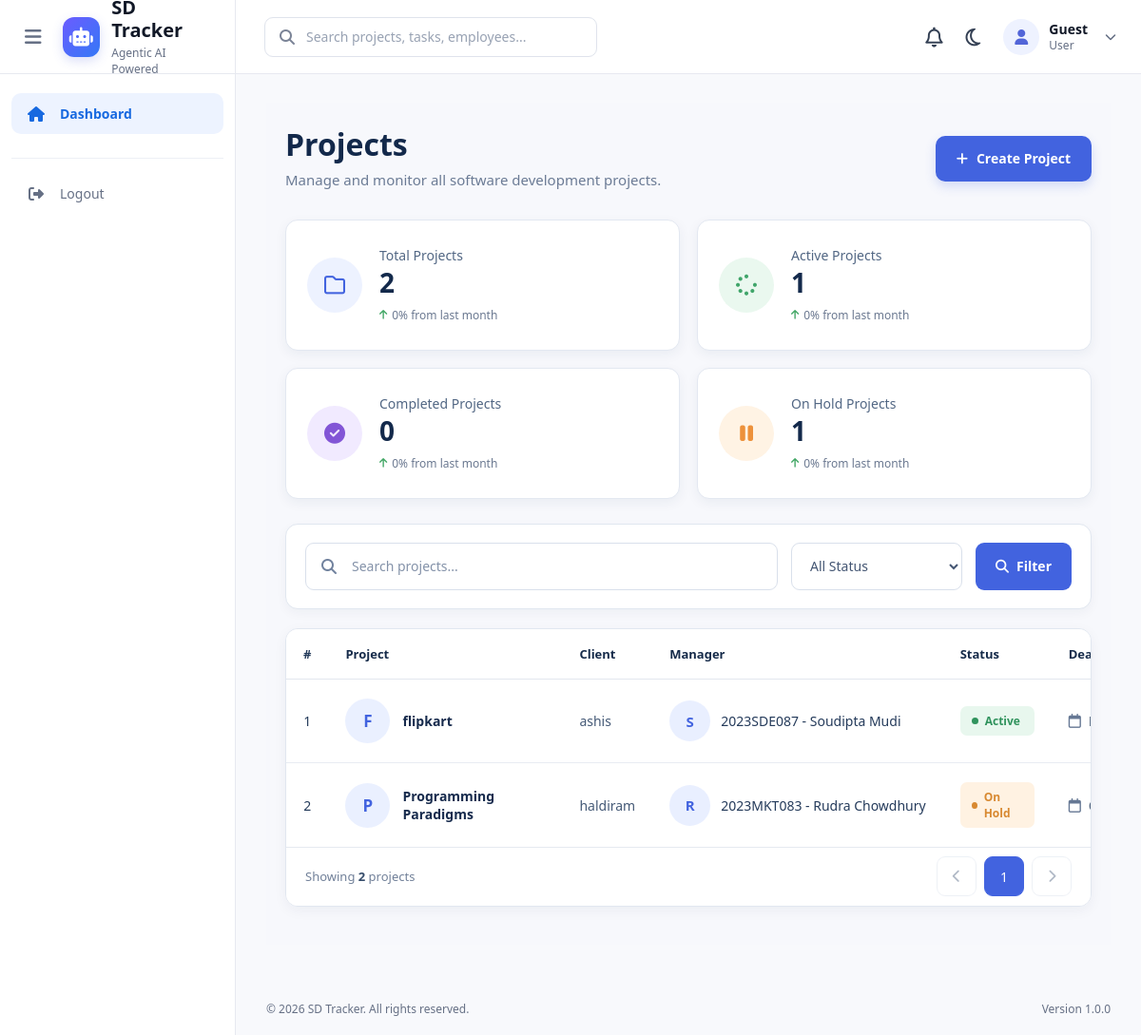
The page /projects/ on the database as committed earlier.
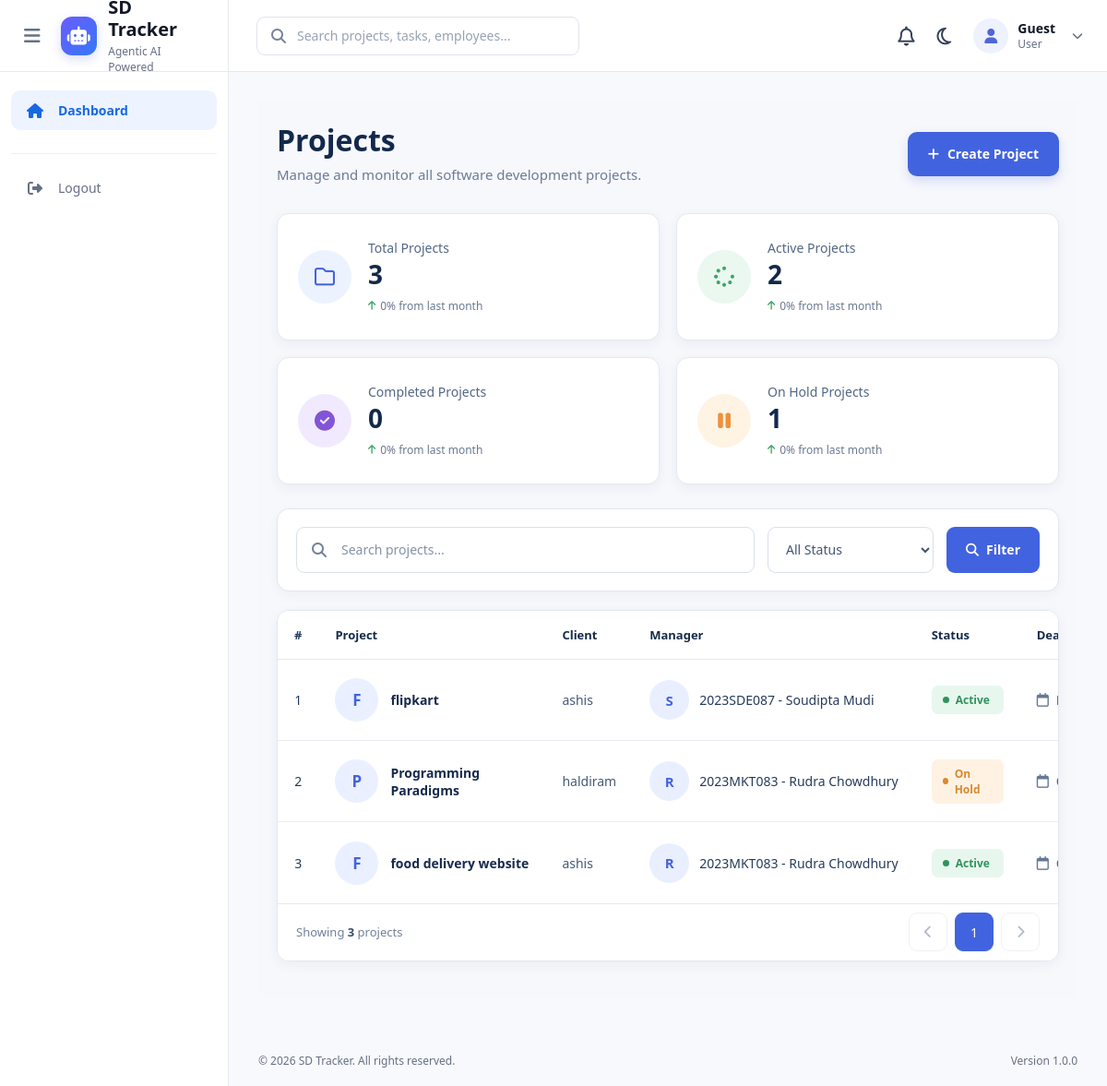
The same page on the database as committed later.
### projects/models.py (models this page shows, shortened)
class Project(models.Model):
    STATUS_CHOICES = (
        ("planning", "Planning"),
        ("active", "Active"),
        ("on_hold", "On Hold"),
        ("completed", "Completed"),
        ("cancelled", "Cancelled"),
    )
    name = models.CharField(
        max_length=200
    )
    description = models.TextField(
        blank=True
    )
    client_name = models.CharField(
        max_length=150
    )
    start_date = models.DateField()
    deadline = models.DateField()
    status = models.CharField(
        max_length=20,
        choices=STATUS_CHOICES,
        default="planning"
    )
    manager = models.ForeignKey(
        Employee,
        on_delete=models.SET_NULL,
        null=True,
        related_name="managed_projects"
    )
    progress = models.PositiveIntegerField(
        default=0,
        validators=[MaxValueValidator(100)]
    )
    teams = models.ManyToManyField(
        Team,
        related_name="projects",
        blank=True
    )

### employees/models.py (models this page shows)
class Employee(models.Model):
    STATUS_CHOICES = (
        ("active", "Active"),
        ("on_leave", "On Leave"),
        ("inactive", "Inactive"),
    )
    user = models.OneToOneField(
        User,
        on_delete=models.CASCADE,
        related_name="employee"
    )
    employee_id = models.CharField(
        max_length=20,
        unique=True
    )
    designation = models.CharField(
        max_length=100
    )
    department = models.CharField(
        max_length=100
    )
    skills = models.TextField(
        blank=True
    )
    joining_date = models.DateField()
    status = models.CharField(
        max_length=20,
        choices=STATUS_CHOICES,
        default="active"
    )
    def __str__(self):
        return f"{self.employee_id} - {self.user.get_full_name()}"

### projects/views.py (the view)
# urls.py: path("",views.project_list,name="project_list"),
def project_list(request):
    projects = Project.objects.all()
    search_query = request.GET.get("search")
    if search_query:
        projects = projects.filter(
            Q(name__icontains=search_query) |
            Q(client_name__icontains=search_query)
        )
    status = request.GET.get("status")
    if status:
        projects = projects.filter(
            status=status
        )
    total_projects = Project.objects.count()
    active_projects = Project.objects.filter(
        status="active"
    ).count()
    completed_projects = Project.objects.filter(
        status="completed"
    ).count()
    on_hold_projects = Project.objects.filter(
        status="on_hold"
    ).count()
    context = {
        "projects": projects,
        "total_projects": total_projects,
        "active_projects": active_projects,
        "completed_projects": completed_projects,
        "on_hold_projects": on_hold_projects,
        "status_choices": Project.STATUS_CHOICES,
    }
    return render(
        request,
        "projects/project_list.html",
        context
    )

### projects/templates/projects/project_list.html (shortened to what this page needs)
{% extends "base.html" %}
{% load static %}
{% block extra_css %}
<link rel="stylesheet" href="{% static 'css/projects/project_list.css' %}">
{% endblock %}
{% block content %}
<div class="projects-page">
    <div class="page-header">
        <div>
            <h1>Projects</h1>
            <p>Manage and monitor all software development projects.</p>
        </div>
        <a href="{% url 'project_create' %}" class="create-button">
            <i class="fa-solid fa-plus"></i>
            Create Project
        </a>
    </div>
    <div class="stats-grid">
        <div class="stat-card">
            <div class="stat-icon stat-blue">
                <i class="fa-regular fa-folder"></i>
            </div>
            <div class="stat-content">
                <p>Total Projects</p>
                <h2>{{ total_projects }}</h2>
                <span class="stat-growth">
                    <i class="fa-solid fa-arrow-up"></i>
                    0% from last month
                </span>
            </div>
        </div>
        <div class="stat-card">
            <div class="stat-icon stat-green">
                <i class="fa-solid fa-spinner"></i>
            </div>
            <div class="stat-content">
                <p>Active Projects</p>
                <h2>{{ active_projects }}</h2>
                <span class="stat-growth">
                    <i class="fa-solid fa-arrow-up"></i>
                    0% from last month
                </span>
            </div>
        </div>
        <div class="stat-card">
            <div class="stat-icon stat-purple">
                <i class="fa-solid fa-circle-check"></i>
            </div>
            <div class="stat-content">
                <p>Completed Projects</p>
                <h2>{{ completed_projects }}</h2>
                <span class="stat-growth">
                    <i class="fa-solid fa-arrow-up"></i>
                    0% from last month
                </span>
            </div>
        </div>
        <div class="stat-card">
            <div class="stat-icon stat-orange">
                <i class="fa-solid fa-pause"></i>
            </div>
            <div class="stat-content">
                <p>On Hold Projects</p>
                <h2>{{ on_hold_projects }}</h2>
                <span class="stat-growth">
                    <i class="fa-solid fa-arrow-up"></i>
                    0% from last month
                </span>
            </div>
        </div>
    </div>
    <form method="GET" class="project-filter">
        <div class="search-box">
            <input
                type="text"
                name="search"
                placeholder="Search projects..."
                value="{{ request.GET.search|default:'' }}"
            >
        </div>
        <select name="status">
            <option value="">
                All Status
            </option>
        </select>
        <button type="submit">
            <i class="fa-solid fa-magnifying-glass"></i>
            Filter
        </button>
    </form>
    <div class="table-card">
        <table>
            <thead>
                <tr>
                    <th class="number-column">
                        #
                    </th>
                    <th>
                        Project
                    </th>
                    <th>
                        Client
                    </th>
                    <th>
                        Manager
                    </th>
                    <th>
                        Status
                    </th>
                    <th>
                        Deadline
                    </th>
                </tr>
            </thead>
            <tbody>
                {% for project in projects %}
                <tr>
                    <td class="number-column">
                        {{ forloop.counter }}
                    </td>
                    <td>
                        <div class="project-info">
                            <div class="project-avatar">
                                {{ project.name|first|upper }}
                            </div>
                            <div>
                                <a
                                    href="{% url 'project_detail' project.id %}"
                                    class="project-name"
                                >
                                    {{ project.name }}
                                </a>
                            </div>
                        </div>
                    </td>
                    <td>
                        <span class="client-name">
                            {{ project.client_name }}
                        </span>
                    </td>
                    <td>
                        {% if project.manager %}
                            <div class="manager-info">
                                <div class="manager-avatar">
                                    {{ project.manager.user.first_name|first|upper }}
                                </div>
                                <span>
                                    {{ project.manager }}
                                </span>
                            </div>
                        {% else %}
                            <span class="no-manager">
                                No Manager Assigned
                            </span>
                        {% endif %}
                    </td>
                    <td>
                        <span class="status {{ project.status }}">
                            <span class="status-dot"></span>
                            {{ project.get_status_display }}
                        </span>
                    </td>
                    <td>
                        <div class="deadline-info">
                            <i class="fa-regular fa-calendar"></i>
                        </div>
                    </td>
                </tr>
                {% endfor %}
            </tbody>
        </table>
        <div class="table-footer">
            <div class="showing-count">
                Showing
                <strong>{{ projects|length }}</strong>
                projects
            </div>
            <div class="pagination">
                <button
                    type="button"
                    class="pagination-btn"
                    disabled
                >
                    <i class="fa-solid fa-chevron-left"></i>
                </button>
                <button
                    type="button"
                    class="pagination-btn active"
                >
                    1
                </button>
                <button
                    type="button"
                    class="pagination-btn"
                    disabled
                >
                    <i class="fa-solid fa-chevron-right"></i>
                </button>
            </div>
        </div>
    </div>
</div>
{% endblock %}

### templates/base.html (shortened to what this page needs)
{% load static %}
<!DOCTYPE html>
<html lang="en">
<head>
    <link rel="stylesheet" href="{% static 'css/style.css' %}">
    <link
        rel="stylesheet"
        href="https://cdnjs.cloudflare.com/ajax/libs/font-awesome/6.5.2/css/all.min.css"
    >
    {% block extra_css %}{% endblock %}
</head>
<body>
<header class="top-navbar">
    <div class="navbar-left">
        <button
            type="button"
            class="sidebar-toggle"
            id="sidebarToggle"
        >
            <i class="fa-solid fa-bars"></i>
        </button>
        <a href="#" class="logo-section">
            <div class="logo">
                <i class="fa-solid fa-robot"></i>
            </div>
            <div class="logo-text">
                <h2>SD Tracker</h2>
                <span>
                    Agentic AI Powered
                </span>
            </div>
        </a>
    </div>
    <div class="navbar-search">
        <i class="fa-solid fa-magnifying-glass"></i>
        <input
            type="text"
            placeholder="Search projects, tasks, employees..."
        >
    </div>
    <div class="navbar-right">
        <a href="#" class="notification-icon">
            <i class="fa-regular fa-bell"></i>
        </a>
        <button
            type="button"
            class="theme-button"
            id="themeToggle"
        >
            <i class="fa-regular fa-moon"></i>
        </button>
        <div class="user-menu">
            <div class="user-avatar">
                {% if request.user.is_authenticated %}
                    {% if request.user.profile.image %}
                        <img
                            src="{{ request.user.profile.image.url }}"
                            alt="Profile"
                        >
                    {% else %}
                        <i class="fa-solid fa-user"></i>
                    {% endif %}
                {% else %}
                    <i class="fa-solid fa-user"></i>
                {% endif %}
            </div>
            <div class="user-details">
                {% if request.user.is_authenticated %}
                    <strong>
                        {{ request.user.get_full_name|default:request.user.username }}
                    </strong>
                    <span>
                        {{ request.user.profile.get_role_display|default:"User" }}
                    </span>
                {% else %}
                    <strong>
                        Guest
                    </strong>
                    <span>
                        User
                    </span>
                {% endif %}
            </div>
            <i class="fa-solid fa-chevron-down user-arrow"></i>
        </div>
    </div>
</header>
<div class="app-layout">
    <aside class="sidebar" id="sidebar">
        <a
            href="{% url 'dashboard' %}"
            class="sidebar-link active"
        >
            <i class="fa-solid fa-house"></i>
            <span>
                Dashboard
            </span>
        </a>
        <div class="sidebar-bottom">
            <a
                href="{% url 'logout' %}"
                class="sidebar-link logout-link"
            >
                <i class="fa-solid fa-right-from-bracket"></i>
                <span>
                    Logout
                </span>
            </a>
        </div>
    </aside>
    <main class="main-content">
        {% block content %}{% endblock %}
    </main>
</div>
<footer class="footer">
    <p>
        © {% now "Y" %} SD Tracker. All rights reserved.
    </p>
    <span>
        Version 1.0.0
    </span>
</footer>
</body>
</html>

Rows that differ between the two databases and show on the page:
added Project: name|first "F", name "food delivery website", client_name "ashis", manager.user.first_name|first "R", manager "2023MKT083 - Rudra Chowdhury", status "Active"
Other text that changed with them:
{{ total_projects }}: "2" → "3"
{{ active_projects }}: "1" → "2"
{{ projects|length }}: "2" → "3"
